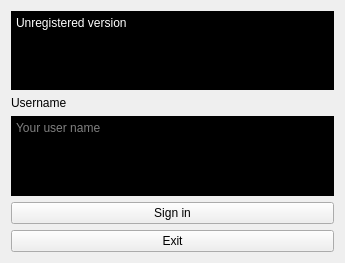
<?xml version="1.0" encoding="UTF-8"?>
<ui version="4.0">
 <class>ActivationForm</class>
 <widget class="QWidget" name="ActivationForm">
  <property name="geometry">
   <rect>
    <x>0</x>
    <y>0</y>
    <width>345</width>
    <height>263</height>
   </rect>
  </property>
  <property name="windowTitle">
   <string>Unregistered</string>
  </property>
  <layout class="QHBoxLayout" name="horizontalLayout">
   <item>
    <layout class="QVBoxLayout" name="verticalLayout_4">
     <item>
      <layout class="QVBoxLayout" name="verticalLayout">
       <item>
        <layout class="QFormLayout" name="formLayout_2">
         <item row="0" column="0" colspan="2">
          <widget class="QPlainTextEdit" name="infoText">
           <property name="styleSheet">
            <string notr="true">* { background-color: black;
color: rgb(255, 255, 255); }</string>
           </property>
           <property name="plainText">
            <string>Unregistered version</string>
           </property>
          </widget>
         </item>
        </layout>
       </item>
      </layout>
     </item>
     <item>
      <layout class="QVBoxLayout" name="verticalLayout_2">
       <item>
        <layout class="QFormLayout" name="formLayout"/>
       </item>
      </layout>
     </item>
     <item>
      <layout class="QVBoxLayout" name="verticalLayout_3">
       <item>
        <layout class="QFormLayout" name="formLayout_3">
         <item row="0" column="0">
          <widget class="QLabel" name="label_key">
           <property name="text">
            <string>Username</string>
           </property>
          </widget>
         </item>
         <item row="1" column="0" colspan="2">
          <widget class="QTextEdit" name="textEdit_key">
           <property name="styleSheet">
            <string notr="true">background-color: black;
color: rgb(255, 255, 255);</string>
           </property>
           <property name="placeholderText">
            <string>Your user name</string>
           </property>
          </widget>
         </item>
        </layout>
       </item>
      </layout>
     </item>
     <item>
      <widget class="QPushButton" name="push_register">
       <property name="text">
        <string>Sign in</string>
       </property>
      </widget>
     </item>
     <item>
      <widget class="QPushButton" name="push_exit">
       <property name="text">
        <string>Exit</string>
       </property>
      </widget>
     </item>
    </layout>
   </item>
  </layout>
 </widget>
 <resources/>
 <connections/>
</ui>
